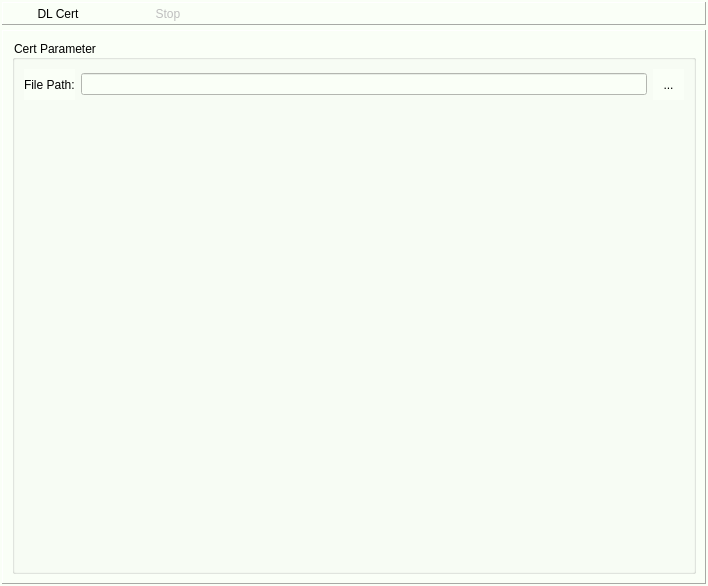
<?xml version="1.0" encoding="UTF-8"?>
<ui version="4.0">
 <class>DLCertWidget</class>
 <widget class="QWidget" name="DLCertWidget">
  <property name="geometry">
   <rect>
    <x>0</x>
    <y>0</y>
    <width>708</width>
    <height>586</height>
   </rect>
  </property>
  <property name="windowTitle">
   <string>Form</string>
  </property>
  <property name="styleSheet">
   <string notr="true">background-color: rgb(250, 255, 247);</string>
  </property>
  <layout class="QVBoxLayout" name="verticalLayout_4" stretch="0,1">
   <property name="spacing">
    <number>5</number>
   </property>
   <property name="leftMargin">
    <number>2</number>
   </property>
   <property name="topMargin">
    <number>2</number>
   </property>
   <property name="rightMargin">
    <number>2</number>
   </property>
   <property name="bottomMargin">
    <number>2</number>
   </property>
   <item>
    <widget class="QFrame" name="frame">
     <property name="frameShape">
      <enum>QFrame::Panel</enum>
     </property>
     <property name="frameShadow">
      <enum>QFrame::Raised</enum>
     </property>
     <layout class="QHBoxLayout" name="horizontalLayout">
      <property name="spacing">
       <number>0</number>
      </property>
      <property name="leftMargin">
       <number>0</number>
      </property>
      <property name="topMargin">
       <number>0</number>
      </property>
      <property name="rightMargin">
       <number>0</number>
      </property>
      <property name="bottomMargin">
       <number>0</number>
      </property>
      <item>
       <widget class="QToolButton" name="toolButton_dl_cert">
        <property name="sizePolicy">
         <sizepolicy hsizetype="Fixed" vsizetype="Preferred">
          <horstretch>0</horstretch>
          <verstretch>0</verstretch>
         </sizepolicy>
        </property>
        <property name="minimumSize">
         <size>
          <width>110</width>
          <height>0</height>
         </size>
        </property>
        <property name="toolTip">
         <string>Ctrl +E</string>
        </property>
        <property name="text">
         <string>DL Cert</string>
        </property>
        <property name="icon">
         <iconset resource="../Resources/icon.qrc">
          <normaloff>:/images/writeMemory.png</normaloff>:/images/writeMemory.png</iconset>
        </property>
        <property name="iconSize">
         <size>
          <width>24</width>
          <height>24</height>
         </size>
        </property>
        <property name="shortcut">
         <string>Ctrl+E</string>
        </property>
        <property name="toolButtonStyle">
         <enum>Qt::ToolButtonTextUnderIcon</enum>
        </property>
        <property name="autoRaise">
         <bool>true</bool>
        </property>
       </widget>
      </item>
      <item>
       <widget class="QToolButton" name="toolButton_stop">
        <property name="enabled">
         <bool>false</bool>
        </property>
        <property name="sizePolicy">
         <sizepolicy hsizetype="Fixed" vsizetype="Preferred">
          <horstretch>0</horstretch>
          <verstretch>0</verstretch>
         </sizepolicy>
        </property>
        <property name="minimumSize">
         <size>
          <width>110</width>
          <height>0</height>
         </size>
        </property>
        <property name="toolTip">
         <string>Shift + M</string>
        </property>
        <property name="text">
         <string>Stop</string>
        </property>
        <property name="icon">
         <iconset resource="../Resources/icon.qrc">
          <normaloff>:/images/stop.png</normaloff>:/images/stop.png</iconset>
        </property>
        <property name="iconSize">
         <size>
          <width>24</width>
          <height>24</height>
         </size>
        </property>
        <property name="shortcut">
         <string>Shift+M</string>
        </property>
        <property name="toolButtonStyle">
         <enum>Qt::ToolButtonTextUnderIcon</enum>
        </property>
        <property name="autoRaise">
         <bool>true</bool>
        </property>
       </widget>
      </item>
      <item>
       <spacer name="horizontalSpacer_4">
        <property name="orientation">
         <enum>Qt::Horizontal</enum>
        </property>
        <property name="sizeHint" stdset="0">
         <size>
          <width>479</width>
          <height>20</height>
         </size>
        </property>
       </spacer>
      </item>
     </layout>
    </widget>
   </item>
   <item>
    <widget class="QFrame" name="frame_3">
     <property name="frameShape">
      <enum>QFrame::Panel</enum>
     </property>
     <property name="frameShadow">
      <enum>QFrame::Raised</enum>
     </property>
     <layout class="QHBoxLayout" name="horizontalLayout_3">
      <item>
       <widget class="QGroupBox" name="groupBox_dl_cert_parameter">
        <property name="enabled">
         <bool>true</bool>
        </property>
        <property name="minimumSize">
         <size>
          <width>0</width>
          <height>0</height>
         </size>
        </property>
        <property name="title">
         <string>Cert Parameter</string>
        </property>
        <layout class="QVBoxLayout" name="verticalLayout_5">
         <item>
          <layout class="QGridLayout" name="gridLayout_5">
           <item row="0" column="0">
            <layout class="QVBoxLayout" name="verticalLayout">
             <item>
              <widget class="QLabel" name="label">
               <property name="text">
                <string>File Path:</string>
               </property>
              </widget>
             </item>
            </layout>
           </item>
           <item row="0" column="1">
            <layout class="QVBoxLayout" name="verticalLayout_2">
             <item>
              <widget class="QLineEdit" name="lineEdit_FilePath">
               <property name="minimumSize">
                <size>
                 <width>229</width>
                 <height>0</height>
                </size>
               </property>
               <property name="readOnly">
                <bool>true</bool>
               </property>
              </widget>
             </item>
            </layout>
           </item>
           <item row="0" column="2">
            <layout class="QVBoxLayout" name="verticalLayout_3">
             <item>
              <widget class="QToolButton" name="toolButton_openFile">
               <property name="minimumSize">
                <size>
                 <width>31</width>
                 <height>31</height>
                </size>
               </property>
               <property name="toolTip">
                <string>Browser</string>
               </property>
               <property name="text">
                <string>...</string>
               </property>
               <property name="icon">
                <iconset resource="../Resources/icon.qrc">
                 <normaloff>:/images/openFolder.png</normaloff>:/images/openFolder.png</iconset>
               </property>
               <property name="iconSize">
                <size>
                 <width>24</width>
                 <height>24</height>
                </size>
               </property>
               <property name="autoRaise">
                <bool>true</bool>
               </property>
              </widget>
             </item>
            </layout>
           </item>
          </layout>
         </item>
         <item>
          <spacer name="verticalSpacer">
           <property name="orientation">
            <enum>Qt::Vertical</enum>
           </property>
           <property name="sizeHint" stdset="0">
            <size>
             <width>20</width>
             <height>364</height>
            </size>
           </property>
          </spacer>
         </item>
        </layout>
       </widget>
      </item>
     </layout>
    </widget>
   </item>
  </layout>
 </widget>
 <resources>
  <include location="../Resources/icon.qrc"/>
 </resources>
 <connections/>
</ui>
